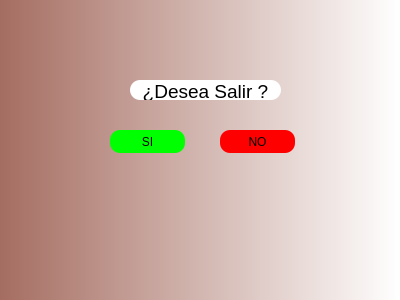
<?xml version="1.0" encoding="UTF-8"?>
<ui version="4.0">
 <class>Dialog</class>
 <widget class="QDialog" name="Dialog">
  <property name="geometry">
   <rect>
    <x>0</x>
    <y>0</y>
    <width>400</width>
    <height>300</height>
   </rect>
  </property>
  <property name="windowTitle">
   <string>Dialog</string>
  </property>
  <property name="styleSheet">
   <string notr="true">background-color: qlineargradient(spread:pad, x1:0, y1:0, x2:1, y2:0, stop:0 rgba(165, 109, 97, 255), stop:1 rgba(255, 255, 255, 255));</string>
  </property>
  <widget class="QLabel" name="label">
   <property name="geometry">
    <rect>
     <x>130</x>
     <y>80</y>
     <width>151</width>
     <height>20</height>
    </rect>
   </property>
   <property name="styleSheet">
    <string notr="true">border-radius:10px;

background-color:rgb(255,255,255);</string>
   </property>
   <property name="text">
    <string>&lt;html&gt;&lt;head/&gt;&lt;body&gt;&lt;p align=&quot;center&quot;&gt;&lt;span style=&quot; font-size:14pt;&quot;&gt;¿Desea Salir ?&lt;/span&gt;&lt;/p&gt;&lt;/body&gt;&lt;/html&gt;</string>
   </property>
  </widget>
  <widget class="QPushButton" name="pushButton">
   <property name="geometry">
    <rect>
     <x>110</x>
     <y>130</y>
     <width>75</width>
     <height>23</height>
    </rect>
   </property>
   <property name="styleSheet">
    <string notr="true">border-radius:10px;
background-color: rgb(0, 255, 0);</string>
   </property>
   <property name="text">
    <string>SI</string>
   </property>
  </widget>
  <widget class="QPushButton" name="pushButton_2">
   <property name="geometry">
    <rect>
     <x>220</x>
     <y>130</y>
     <width>75</width>
     <height>23</height>
    </rect>
   </property>
   <property name="styleSheet">
    <string notr="true">border-radius:10px;
background-color: rgb(255, 0, 0);</string>
   </property>
   <property name="text">
    <string>NO</string>
   </property>
  </widget>
 </widget>
 <resources/>
 <connections/>
</ui>
